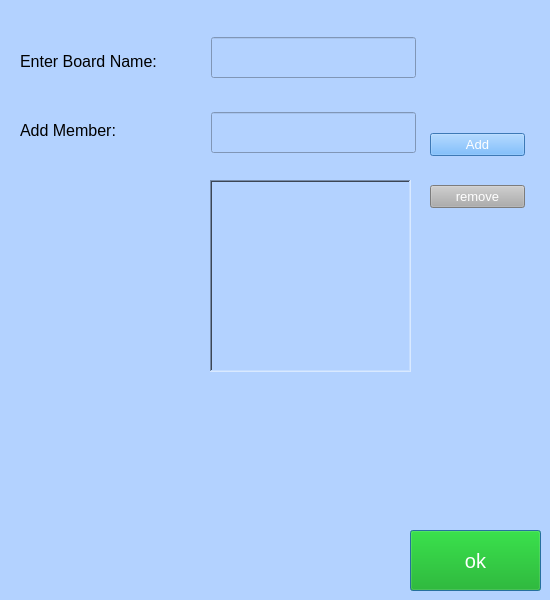
<?xml version="1.0" encoding="UTF-8"?>
<ui version="4.0">
 <class>Dialog</class>
 <widget class="QDialog" name="Dialog">
  <property name="geometry">
   <rect>
    <x>0</x>
    <y>0</y>
    <width>550</width>
    <height>600</height>
   </rect>
  </property>
  <property name="windowTitle">
   <string>Dialog</string>
  </property>
  <property name="styleSheet">
   <string notr="true">background-color:rgb(179, 210, 255)</string>
  </property>
  <widget class="QLineEdit" name="enterboardname">
   <property name="geometry">
    <rect>
     <x>211</x>
     <y>37</y>
     <width>205</width>
     <height>41</height>
    </rect>
   </property>
   <property name="styleSheet">
    <string notr="true">font-size:12pt;
color:rgb(0, 0, 0)</string>
   </property>
   <property name="text">
    <string/>
   </property>
   <property name="alignment">
    <set>Qt::AlignCenter</set>
   </property>
  </widget>
  <widget class="QPushButton" name="okboardbutton">
   <property name="geometry">
    <rect>
     <x>410</x>
     <y>530</y>
     <width>131</width>
     <height>61</height>
    </rect>
   </property>
   <property name="styleSheet">
    <string notr="true">background-color:rgb(0, 170, 0);
color:rgb(255, 255, 255);
font-size:15pt;</string>
   </property>
   <property name="text">
    <string>ok</string>
   </property>
  </widget>
  <widget class="QLineEdit" name="addmember">
   <property name="geometry">
    <rect>
     <x>211</x>
     <y>112</y>
     <width>205</width>
     <height>41</height>
    </rect>
   </property>
   <property name="toolTip">
    <string>&lt;html&gt;&lt;head/&gt;&lt;body&gt;&lt;p align=&quot;center&quot;&gt;&lt;br/&gt;&lt;/p&gt;&lt;/body&gt;&lt;/html&gt;</string>
   </property>
   <property name="styleSheet">
    <string notr="true">font-size:12pt;
color:rgb(0, 0, 0)</string>
   </property>
   <property name="text">
    <string/>
   </property>
   <property name="alignment">
    <set>Qt::AlignCenter</set>
   </property>
  </widget>
  <widget class="QListWidget" name="memberlist">
   <property name="geometry">
    <rect>
     <x>210</x>
     <y>180</y>
     <width>201</width>
     <height>192</height>
    </rect>
   </property>
   <property name="styleSheet">
    <string notr="true">color:rgb(255, 255, 255);
font-size:12pt;</string>
   </property>
   <property name="frameShape">
    <enum>QFrame::WinPanel</enum>
   </property>
   <property name="lineWidth">
    <number>11</number>
   </property>
   <property name="midLineWidth">
    <number>11</number>
   </property>
  </widget>
  <widget class="QWidget" name="layoutWidget">
   <property name="geometry">
    <rect>
     <x>20</x>
     <y>30</y>
     <width>172</width>
     <height>131</height>
    </rect>
   </property>
   <layout class="QVBoxLayout" name="verticalLayout">
    <item>
     <widget class="QLabel" name="label">
      <property name="styleSheet">
       <string notr="true">font-size:12pt;
color:rgb(0, 0, 0)</string>
      </property>
      <property name="text">
       <string>Enter Board Name:</string>
      </property>
     </widget>
    </item>
    <item>
     <widget class="QLabel" name="label_3">
      <property name="styleSheet">
       <string notr="true">font-size:12pt;
color:rgb(0, 0, 0)</string>
      </property>
      <property name="text">
       <string>Add Member:</string>
      </property>
     </widget>
    </item>
   </layout>
  </widget>
  <widget class="QWidget" name="layoutWidget">
   <property name="geometry">
    <rect>
     <x>430</x>
     <y>110</y>
     <width>95</width>
     <height>121</height>
    </rect>
   </property>
   <layout class="QVBoxLayout" name="verticalLayout_2">
    <item>
     <widget class="QPushButton" name="addmemberbutton">
      <property name="styleSheet">
       <string notr="true">font-size:10pt;
color:rgb(255, 255, 255);
background-color:rgb(85, 170, 255)</string>
      </property>
      <property name="text">
       <string>Add</string>
      </property>
     </widget>
    </item>
    <item>
     <widget class="QPushButton" name="removememberbutton">
      <property name="styleSheet">
       <string notr="true">font-size:10pt;
color:rgb(255, 255, 255);
background-color:rgb(173, 173, 173)</string>
      </property>
      <property name="text">
       <string>remove</string>
      </property>
     </widget>
    </item>
   </layout>
  </widget>
 </widget>
 <resources/>
 <connections/>
</ui>
